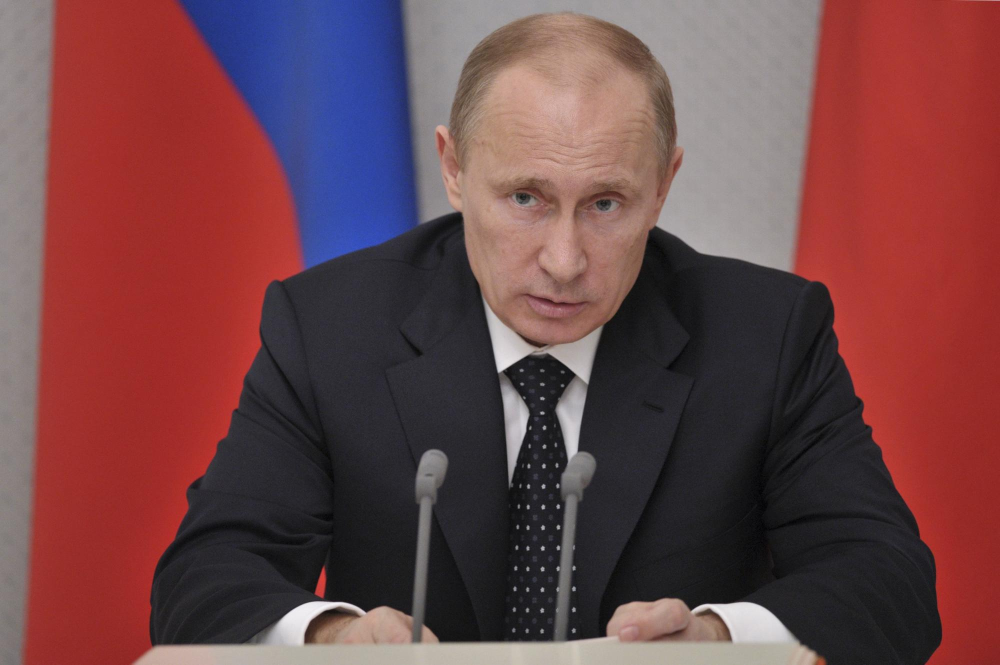
#> input picture Project/Data/MyPath/1.jpg, 2000 x 1329 px (shown at 1/2 size); its folder holds 4 pictures in this run
$ python main2.py
#> lines starting #> are read from the running program, lines starting #| are printed output that depends on the picture
import cv2 as cv
import numpy as np
from PIL import Image
import os

def getImageAndLabels(Path):
    # 人脸数据
#> called with Path = './Data/MyPath/'
    facesSamples = []
    # 存储姓名数据
    ids = []
    # 存储图片信息
    imagePaths = [os.path.join(Path,f)for f in os.listdir(Path)]
    # 加载分类器
    face_detector = cv.CascadeClassifier('./Data/haarcascade_frontalface_default.xml')
    for imagePath in imagePaths:

        PIL_img = Image.open(imagePath).convert('L')
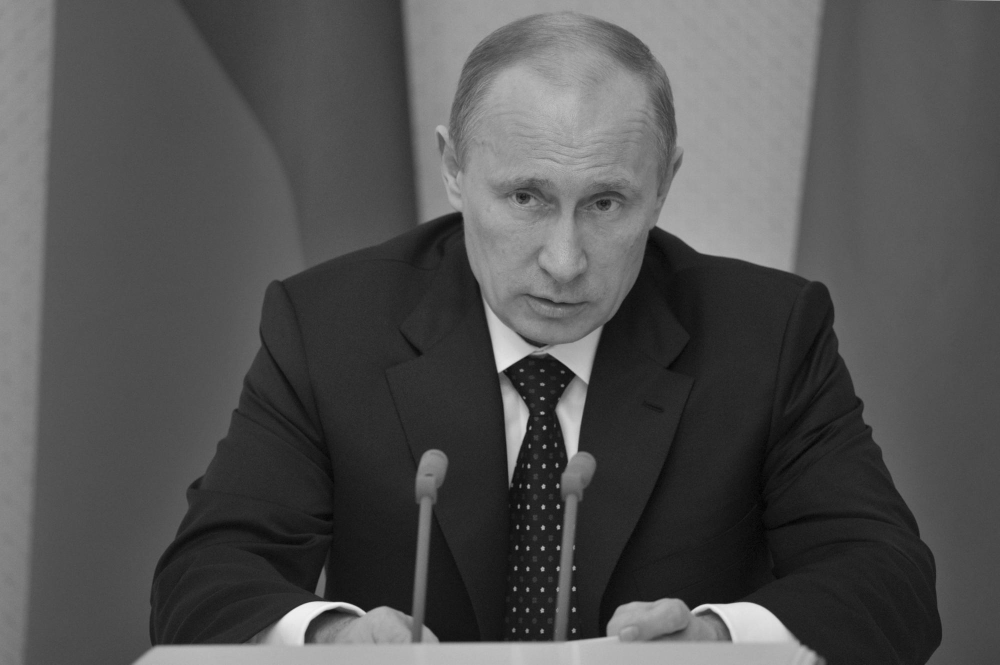
#> PIL_img: PIL image 2000x1329 L (shown at 1/2 size); min 0, max 248, mean 81.9

        img_numpy = np.array(PIL_img,'uint8')

        faces = face_detector.detectMultiScale(img_numpy)
#> faces = [[1029, 904, 56, 56], [901, 235, 451, 451]]

        id = int(os.path.split(imagePath)[1].split('.')[0])

        for x,y,w,h in faces:
            ids.append(id)
            facesSamples.append(img_numpy[y:y+h,x:x+w])
#> this loop made 2 passes
#> after the loop, facesSamples = 2 items; ids = [1, 1]
#> pass 2 of the loop in getImageAndLabels, `for imagePath in imagePaths:`:
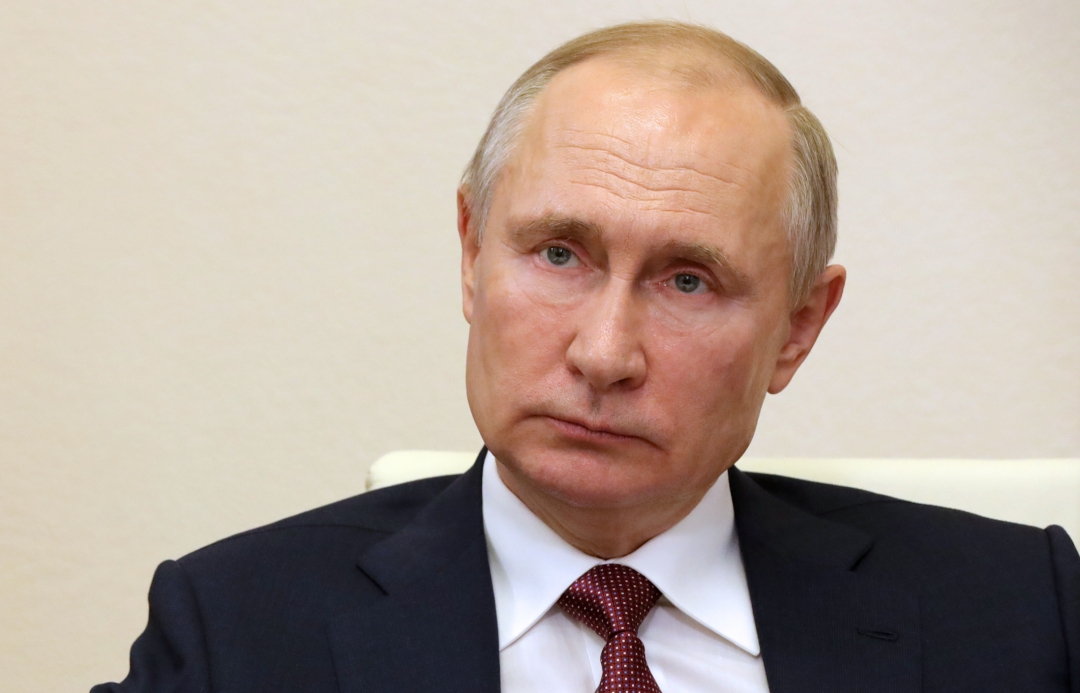
#> input picture Project/Data/MyPath/2.png, 1080 x 693 px
#> in getImageAndLabels, `PIL_img = Image.open(imagePath).convert('L')`:
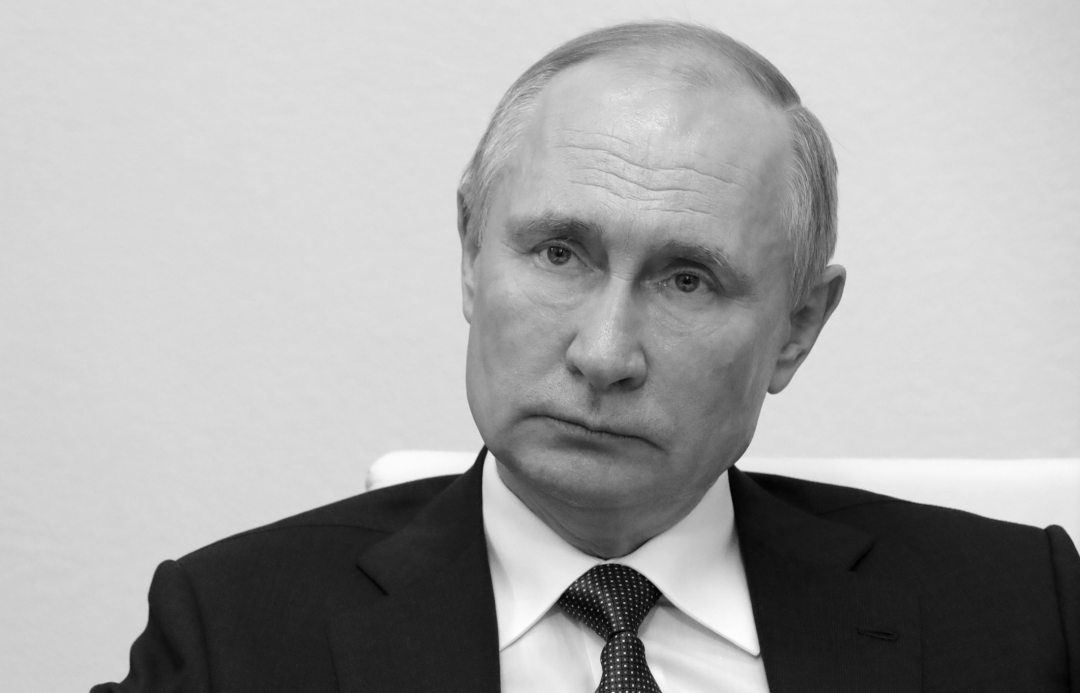
#> PIL_img: PIL image 1080x693 L; min 0, max 254, mean 167.3
#> faces = [[432, 125, 370, 370]]
#> the loop in getImageAndLabels, `for x,y,w,h in faces:` made 1 pass
#> after the loop in getImageAndLabels, `for x,y,w,h in faces:`: facesSamples = 3 items; ids = [1, 1, 2]
#> pass 3 of the loop in getImageAndLabels, `for imagePath in imagePaths:`:
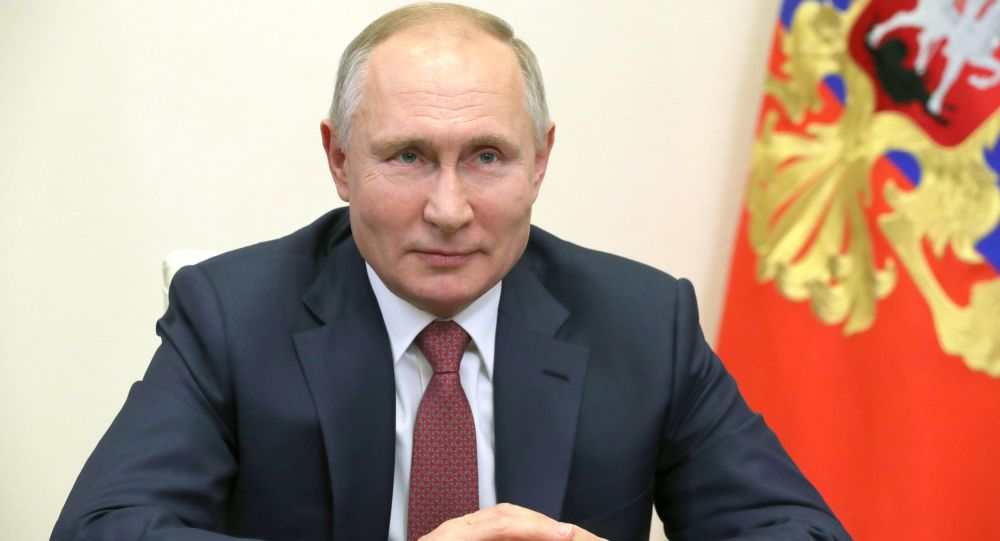
#> input picture Project/Data/MyPath/3.jpg, 1000 x 541 px
#> in getImageAndLabels, `PIL_img = Image.open(imagePath).convert('L')`:
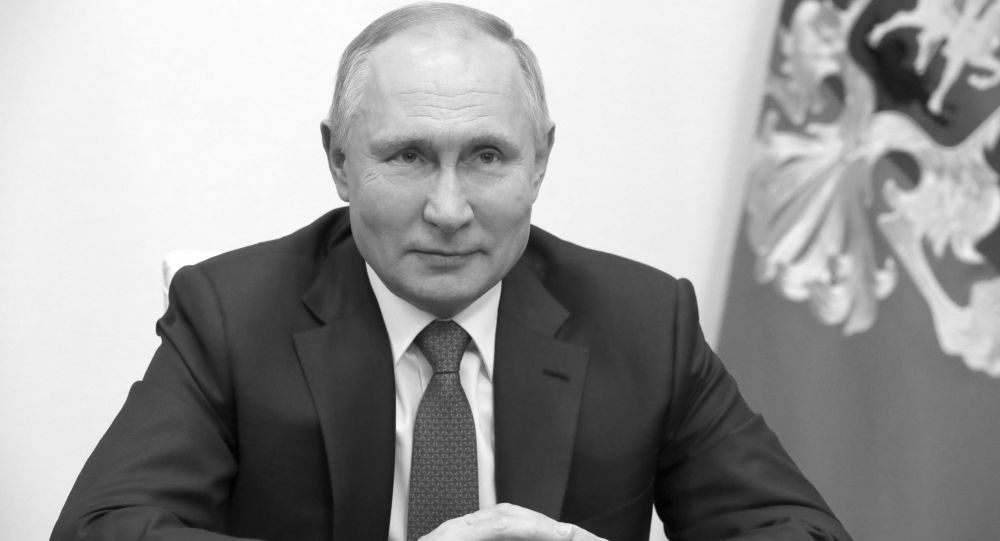
#> PIL_img: PIL image 1000x541 L; min 1, max 255, mean 152.7
#> faces = [[335, 72, 227, 227]]
#> the loop in getImageAndLabels, `for x,y,w,h in faces:` made 1 pass
#> after the loop in getImageAndLabels, `for x,y,w,h in faces:`: facesSamples = 4 items; ids = [1, 1, 2, 3]
#> the loop made 4 passes; the first 3 are shown
    print('id:',id)
    print('fs:',facesSamples)
    return facesSamples,ids


if __name__ == '__main__':
    Path = './Data/MyPath/'
    faces,ids = getImageAndLabels(Path)
    recognizer = cv.face.LBPHFaceRecognizer_create()
    recognizer.train(faces,np.array(ids))
#> (the run stopped early here; a loop or call above may not have finished)
